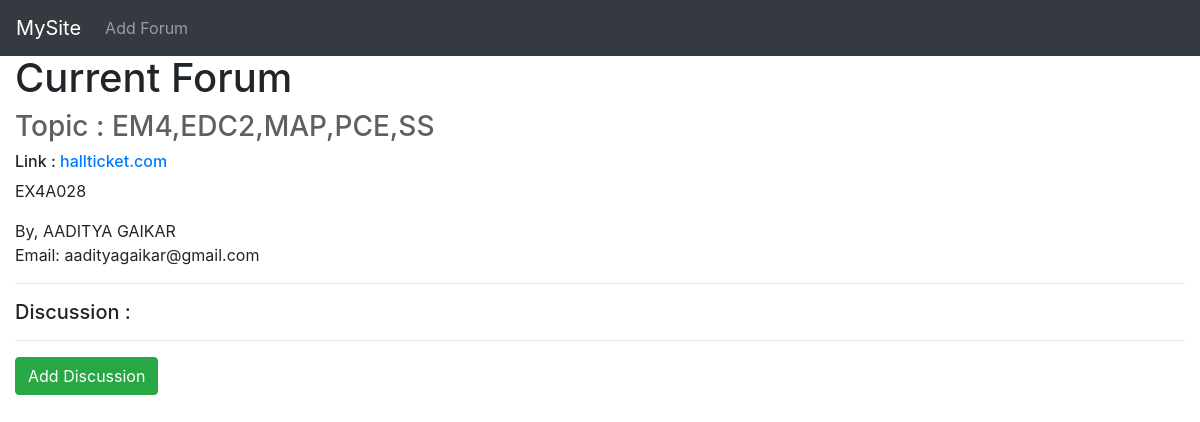
Page /Discussion/EM4,EDC2,MAP,PCE,SS on the committed database.
### blog/models.py (models this page shows, shortened)
class Forums(models.Model):
    Name = models.CharField(max_length = 100)
    Email = models.CharField(max_length = 100)
    Topic = models.CharField(max_length = 100, unique=True)
    Description = models.CharField(max_length = 1000)
    Link = models.CharField(max_length = 100)

### blog/views.py (the view)
# urls.py: path('Discussion/<topic>', ViewDiscussion, name = "ViewDiscussion"),
def ViewDiscussion(request, topic):
    forum = Forums.objects.get(Topic=topic)
    context = {
        'forum': forum,
        'comments': Discussion.objects.filter(Forum = forum)
    }
    return render(request,"discussion.html",context)

### blog/templates/discussion.html (shortened to what this page needs)
<!DOCTYPE html>
<html lang="en">
<head>
    <link rel="stylesheet" href="https://maxcdn.bootstrapcdn.com/bootstrap/4.5.2/css/bootstrap.min.css">
</head>
<body>
    <nav class="navbar navbar-expand-sm bg-dark navbar-dark fixed-top">
        <a class="navbar-brand" href="/">MySite</a>
        <ul class="navbar-nav">
            <li class="nav-item">
                <a class="nav-link" href="/AddForum">Add Forum</a>
            </li>
        </ul>
    </nav>
    <br>
    <div class="container-fluid" style="margin-top:30px">
        <h1>Current Forum</h1>
        <h3 style="color: rgb(97, 96, 96);">Topic : {{forum.Topic}}</h3>
        <h6 class="">Link : <a href="{{forum.Link}}">{{forum.Link}}</a></h3>
        <p class="">{{forum.Description}}</p>
        <div> By, {{forum.Name}}</div>
        <div>Email: {{forum.Email}}</div>
        <hr>
        <h5>Discussion :</h5>
        <hr>
        <a href="/Discussion/{{forum.Topic}}/AddDiscussion" class="btn btn-success">Add Discussion</a>
    </div>
</body>
</html>

### rows in the picture
Forums: Topic "EM4,EDC2,MAP,PCE,SS", Link "hallticket.com", Description "EX4A028", Name "AADITYA GAIKAR", Email "aadityagaikar@gmail.com"
